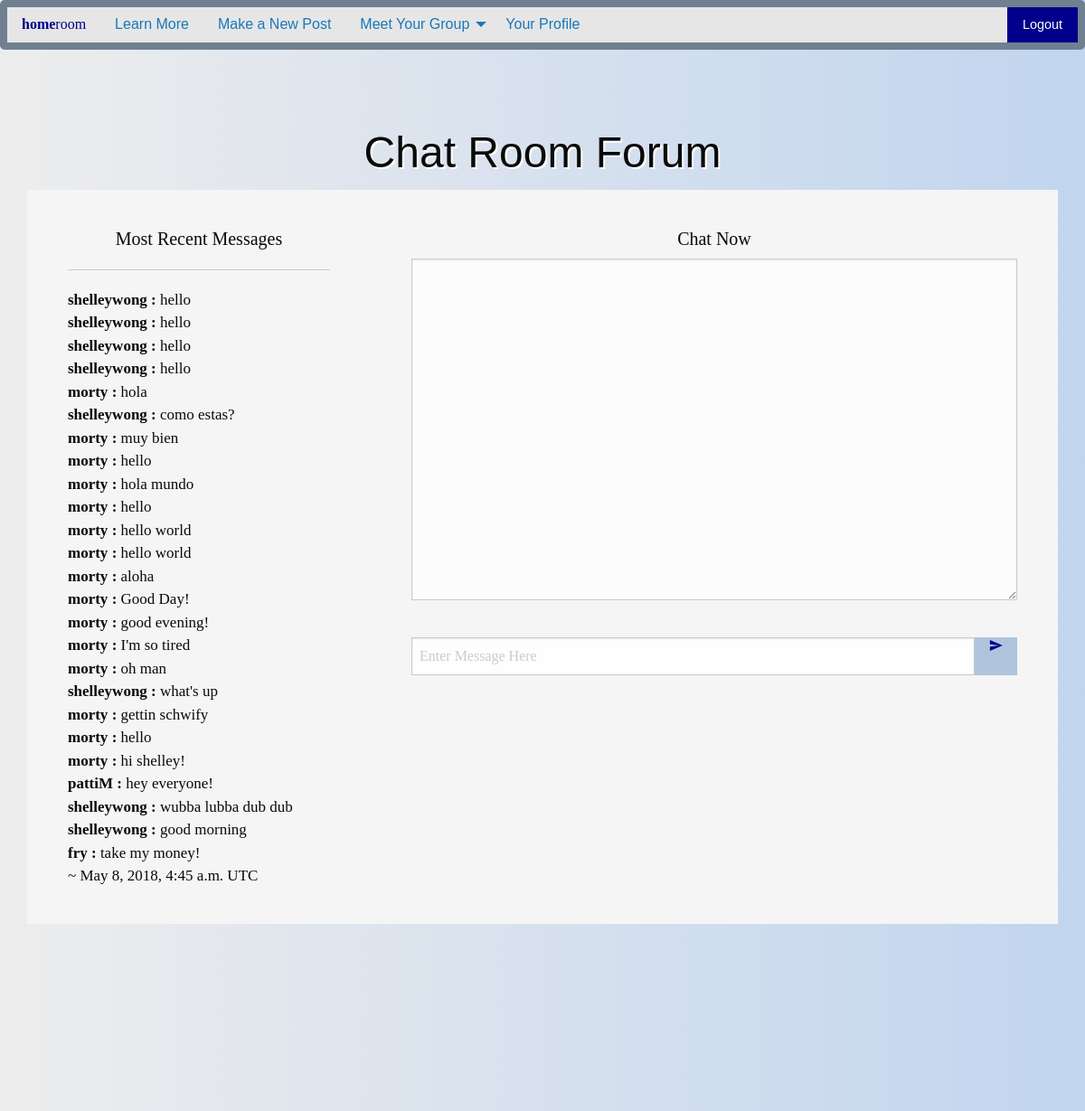
The page /chat/chatroom/ (signed in, upper part) on the database as committed earlier.
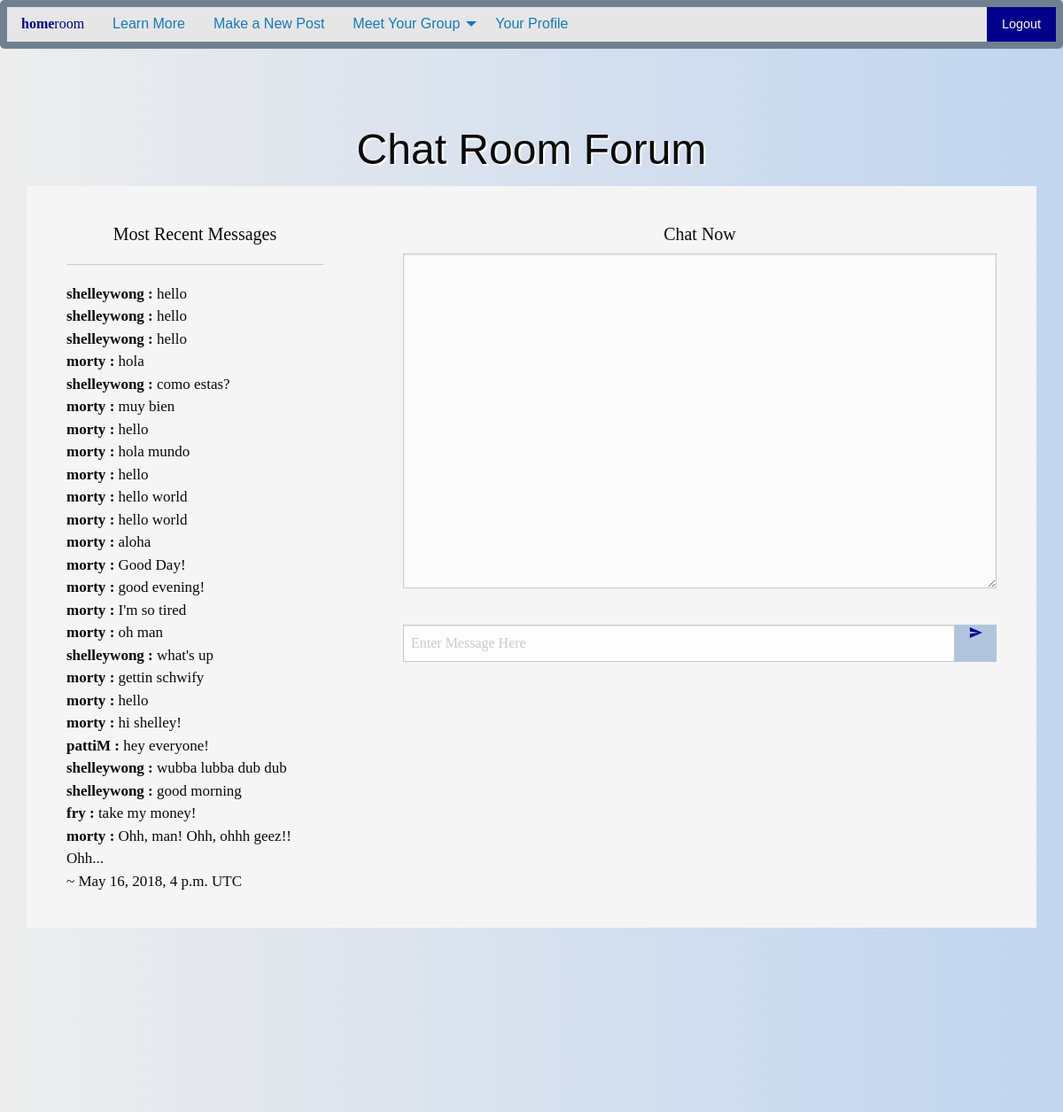
The same page on the database as committed later.
### myapp/models.py (models this page shows, shortened)
class Chat_Model(models.Model):
    author = models.ForeignKey(
        User,
        on_delete=models.CASCADE
    )
    message = models.TextField()
    message_html = models.TextField()
    created_on = models.DateTimeField(auto_now_add=True, blank=True)

### myapp/views.py (the view)
# urls.py: path('chat/chatroom/', views.chatroom, name='chatroom'),
@login_required(login_url='/login/')
def chatroom(request):
    chat_queryset = Chat_Model.objects.order_by("-created_on")[:25]
    chat_message_count = len(chat_queryset)
    if chat_message_count > 0:
        first_message_id = chat_queryset[len(chat_queryset)-1].id
    else:
        first_message_id = -1
    previous_id = -1
    if first_message_id != -1:
        try:
            previous_id = Chat_Model.objects.filter(
                pk__lt=first_message_id).order_by(
                "-pk")[:1][0].id
        except IndexError:
            previous_id = -1
    chat_messages = reversed(chat_queryset)
    most_recent = chat_queryset[0]
    u = User.objects.get(username=request.user)
    current_user = u.first_name
    user_list = User.objects.all()
    student_list = Student_Model.objects.all()
    context = {
        'most_recent':most_recent,
        'chat_messages': chat_messages,
        'first_message_id' : previous_id,
        'current_user':mark_safe(json.dumps(current_user)),
        'user_list':user_list,
        'student_list':student_list
    }
    return render(request, "chat/chatroom.html",context)

### myapp/templates/chat/chatroom.html (shortened to what this page needs)
{% extends "base.html" %}
{% load static %}
{% block body %}
  <div class="grid-container" id="main-body">
    <div class="grid-y medium-grid-frame">
      <div class="cell shrink header medium-cell-block-container">
        <h1 class="text-center sans-serif-text shadowed">Chat Room Forum</h1>
      </div>
      <div class="cell medium-auto medium-cell-block-container">
        <div class="grid-x grid-padding-x">
          <div class="cell medium-4 medium-cell-block-y main-text">
            <div class="main-text serif-text">
              <h5 class="serif-text text-center">Most Recent Messages</h5>
              <hr>
              {% for message in chat_messages %}
                <strong>{{ message.author }} : </strong>
                {{ message.message_html|safe }}
                <br>
              {% endfor %}
              ~ {{ most_recent.created_on }} UTC
            </div>
          </div>
          <div class="cell medium-8 medium-cell-block-y main-text">
            <div class="main-text serif-text">
              <h5 class="serif-text text-center">Chat Now</h5>
                <textarea readonly id="chat-log" cols="100" rows="15"></textarea>
                <br>
                <div class="serif-text input-group">
                  <input id="chat-message-input" type="text" size="100"
                    class="input-group-field searchfield"
                    style="font-size:16px;" placeholder="Enter Message Here">
                  <button id="chat-message-submit"
                    class="input-group-button button buttonL" value="Send">
                    <i class="material-icons" style="font-size:16px;">send</i>
                  </button>
                </div>
            </div>
          </div>
        </div>
      </div>
    </div>
  </div>
{% endblock %}

### chat/templates/base.html (shortened to what this page needs)
{% load static %}
<!DOCTYPE html>
<html class="no-js" lang="en" dir="ltr">
  <head>
    <link rel="stylesheet" href="{% static "/css/foundation.css" %}">
    <link rel="stylesheet" href="{% static "css/app.css" %}">
  </head>
  <body>
      <div class="top-bar" id="main-menu">
        <div class="top-bar-left">
          <ul class="vertical medium-horizontal dropdown menu" data-dropdown-menu>
            <a class="logo" href="/"><b>home</b>room</a>
            <li class="has-submenu">
              <a href="/about/">Learn More</a>
            </li>
            {% if user.is_authenticated %}
            <li class="has-submenu">
              <a href="/forum/">Make a New Post</a>
            </li>
            <li class="has-submenu">
              <a href="/meet/">Meet Your Group</a>
            </li>
            <li class="has-submenu">
              <a href="/profile/">Your Profile</a>
            </li>
            {% endif %}
          </ul>
        </div>
        <div class="top-bar-right">
          <ul class="vertical medium-horizontal menu">
            {% if user.is_authenticated %}
            <li><a href="/logout/" class="button buttonR">Logout</a></li>
            {% else %}
            <li><a href="/login/" class="button buttonL">Login</a></li>
            <li><a href="/register/" class="button buttonR">Register</a></li>
            {% endif %}
          </ul>
        </div>
      </div>
    {% block body %}{% endblock %}
  </body>
</html>

### myapp/static/css/app.css (style rules this page uses)
body { background: linear-gradient(to right, #EDEDED, #C1D5EF); overflow-x: hidden; }
textarea#chat-log { background: #FCFCFC; }
.sans-serif-text { font-family: "Optima", sans-serif; }
.serif-text { font-family: "Garamond", serif; }
.shadowed { text-shadow: 2px 2px #FFFFFF; }
.buttonL { color: #00008B; background: #B0C4DE; }
.buttonR { background: #00008B; }
.top-bar { font-family: "Optima", sans-serif; background: #708090; border-radius: 5px; }
.logo { font-family: "AmericanTypewriter"; color: #00008B; }
#main-body { padding: 80px 30px; }
.main-text { font-size: 17px; padding: 20px 30px; background: #F5F5F5; }
.searchfield { width: 100%; border: 1px solid #c9c9c9; border-radius: 25px; }

Rows that differ between the two databases and show on the page:
no longer on this page (row unchanged): Chat_Model: author "shelleywong", message_html "hello"
added Chat_Model: author "morty", message_html "Ohh, man! Ohh, ohhh geez!! Ohh...", created_on "May 16, 2018, 4 p.m."
Other text that changed with them:
{{ most_recent.created_on }}: "May 8, 2018, 4:45 a.m." → "May 16, 2018, 4 p.m."
